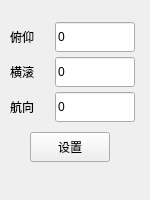
    <widget class="PanelItem" name="Page1_Pane8" native="true">
     <property name="geometry">
      <rect>
       <x>765</x>
       <y>0</y>
       <width>150</width>
       <height>200</height>
      </rect>
     </property>
     <property name="minimumSize">
      <size>
       <width>150</width>
       <height>200</height>
      </size>
     </property>
     <property name="maximumSize">
      <size>
       <width>150</width>
       <height>200</height>
      </size>
     </property>
     <widget class="QLabel" name="Page1_Pane8_Label1">
      <property name="geometry">
       <rect>
        <x>10</x>
        <y>22</y>
        <width>40</width>
        <height>30</height>
       </rect>
      </property>
      <property name="minimumSize">
       <size>
        <width>40</width>
        <height>30</height>
       </size>
      </property>
      <property name="maximumSize">
       <size>
        <width>40</width>
        <height>30</height>
       </size>
      </property>
      <property name="text">
       <string>俯仰</string>
      </property>
     </widget>
     <widget class="QLineEdit" name="Page1_Pane8_Pitch_lineEdit">
      <property name="enabled">
       <bool>true</bool>
      </property>
      <property name="geometry">
       <rect>
        <x>55</x>
        <y>22</y>
        <width>80</width>
        <height>30</height>
       </rect>
      </property>
      <property name="minimumSize">
       <size>
        <width>80</width>
        <height>30</height>
       </size>
      </property>
      <property name="maximumSize">
       <size>
        <width>80</width>
        <height>30</height>
       </size>
      </property>
      <property name="mouseTracking">
       <bool>true</bool>
      </property>
      <property name="focusPolicy">
       <enum>Qt::StrongFocus</enum>
      </property>
      <property name="text">
       <string>0</string>
      </property>
      <property name="echoMode">
       <enum>QLineEdit::Normal</enum>
      </property>
      <property name="readOnly">
       <bool>false</bool>
      </property>
      <property name="clearButtonEnabled">
       <bool>false</bool>
      </property>
     </widget>
     <widget class="QLabel" name="Page1_Pane8_Label2">
      <property name="geometry">
       <rect>
        <x>10</x>
        <y>57</y>
        <width>40</width>
        <height>30</height>
       </rect>
      </property>
      <property name="minimumSize">
       <size>
        <width>40</width>
        <height>30</height>
       </size>
      </property>
      <property name="maximumSize">
       <size>
        <width>40</width>
        <height>30</height>
       </size>
      </property>
      <property name="text">
       <string>横滚</string>
      </property>
     </widget>
     <widget class="QLineEdit" name="Page1_Pane8_Roll_lineEdit">
      <property name="geometry">
       <rect>
        <x>55</x>
        <y>57</y>
        <width>80</width>
        <height>30</height>
       </rect>
      </property>
      <property name="minimumSize">
       <size>
        <width>80</width>
        <height>30</height>
       </size>
      </property>
      <property name="maximumSize">
       <size>
        <width>80</width>
        <height>30</height>
       </size>
      </property>
      <property name="focusPolicy">
       <enum>Qt::StrongFocus</enum>
      </property>
      <property name="text">
       <string>0</string>
      </property>
      <property name="readOnly">
       <bool>false</bool>
      </property>
     </widget>
     <widget class="QLineEdit" name="Page1_Pane8_Yaw_lineEdit">
      <property name="geometry">
       <rect>
        <x>55</x>
        <y>92</y>
        <width>80</width>
        <height>30</height>
       </rect>
      </property>
      <property name="minimumSize">
       <size>
        <width>80</width>
        <height>30</height>
       </size>
      </property>
      <property name="maximumSize">
       <size>
        <width>80</width>
        <height>30</height>
       </size>
      </property>
      <property name="focusPolicy">
       <enum>Qt::StrongFocus</enum>
      </property>
      <property name="text">
       <string>0</string>
      </property>
      <property name="readOnly">
       <bool>false</bool>
      </property>
     </widget>
     <widget class="QLabel" name="Page1_Pane8_Label3">
      <property name="geometry">
       <rect>
        <x>10</x>
        <y>92</y>
        <width>40</width>
        <height>30</height>
       </rect>
      </property>
      <property name="minimumSize">
       <size>
        <width>40</width>
        <height>30</height>
       </size>
      </property>
      <property name="maximumSize">
       <size>
        <width>40</width>
        <height>30</height>
       </size>
      </property>
      <property name="text">
       <string>航向</string>
      </property>
     </widget>
     <widget class="HoverFillButton" name="Page1_Pane8_SetValue_Btn">
      <property name="geometry">
       <rect>
        <x>30</x>
        <y>132</y>
        <width>80</width>
        <height>30</height>
       </rect>
      </property>
      <property name="minimumSize">
       <size>
        <width>80</width>
        <height>30</height>
       </size>
      </property>
      <property name="maximumSize">
       <size>
        <width>80</width>
        <height>30</height>
       </size>
      </property>
      <property name="text">
       <string>设置</string>
      </property>
     </widget>
    </widget>
